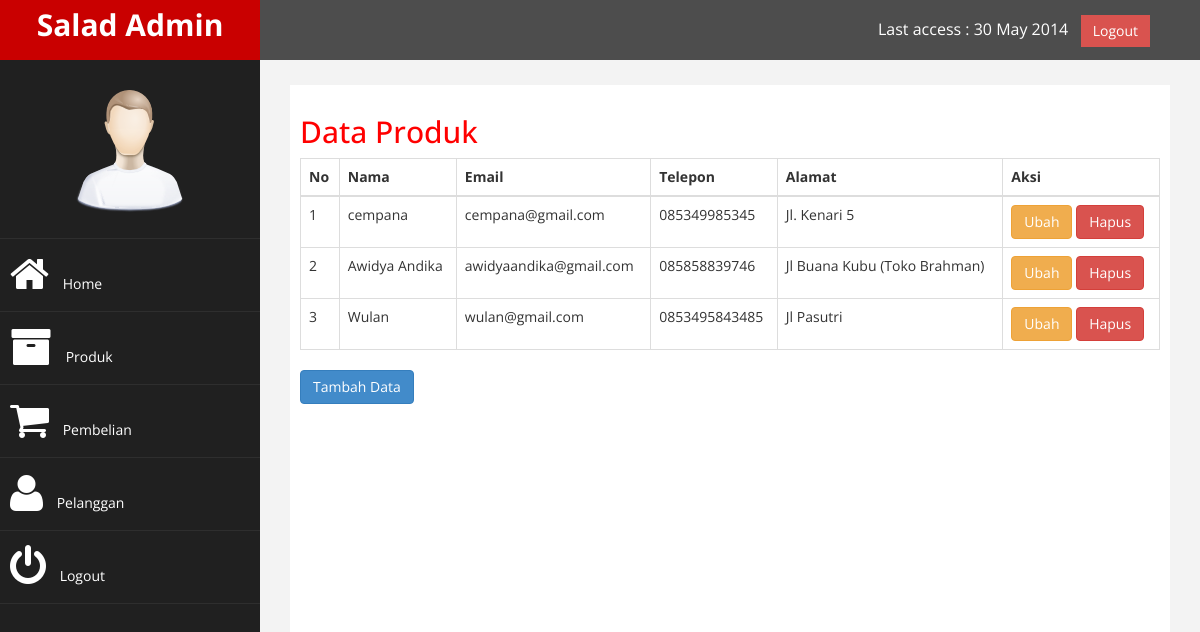
/admin/index.php?halaman=pelanggan (signed in), run on an earlier commit of the app's database.
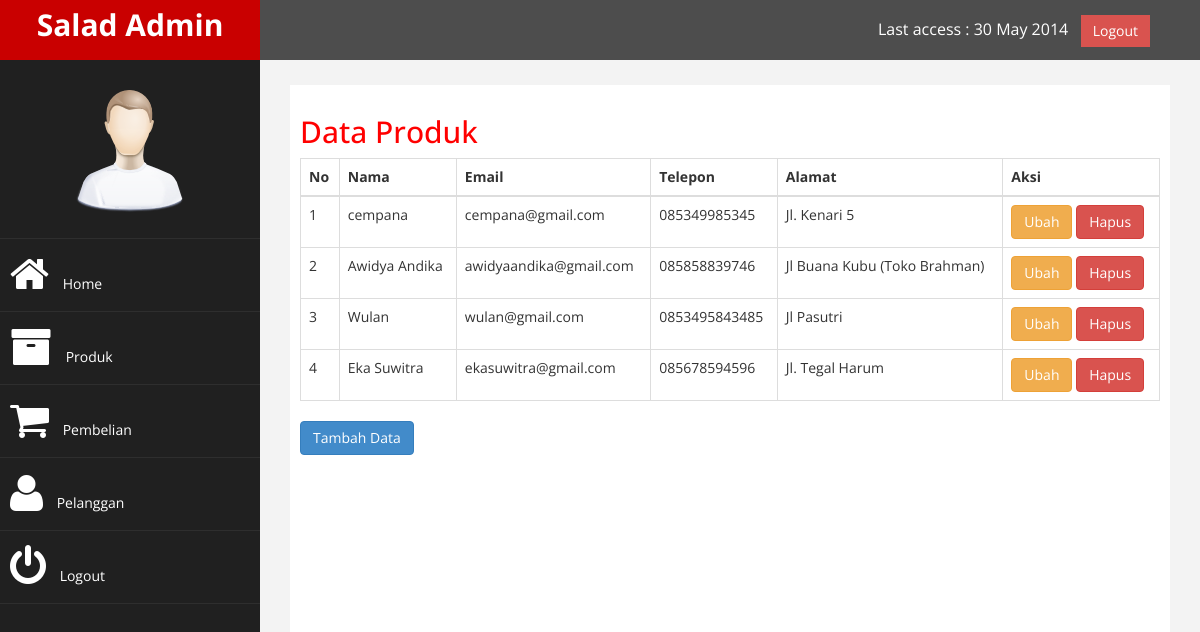
And on a later commit of the database.
### tables this page shows
CREATE TABLE `pelanggan` (
  `id_pelanggan` int(11) NOT NULL,
  `email_pelanggan` varchar(100) NOT NULL,
  `password_pelanggan` varchar(100) NOT NULL,
  `nama_pelanggan` varchar(100) NOT NULL,
  `telepon_pelanggan` varchar(25) NOT NULL,
  `alamat_pelanggan` varchar(200) NOT NULL
);

### admin/pelanggan.php (the view, shortened to what this page needs)
<!DOCTYPE html>
<html>
<head>
</head>
<body>
	<h2>Data Produk</h2>
	<table class="table table-bordered">
		<thead>
			<tr>
				<th>No</th>
				<th>Nama</th>
				<th>Email</th>
				<th>Telepon</th>
				<th>Alamat</th>
				<th>Aksi</th>
			</tr>
		</thead>
		<tbody>
			<?php
				$query = $koneksi->query("SELECT * FROM pelanggan");
				$nomor = 1;
				while ($data = $query->fetch_assoc()){
			?>
			<tr>
				<td><?php echo $nomor; ?></td>
				<td><?php echo $data['nama_pelanggan']; ?></td>
				<td><?php echo $data['email_pelanggan']; ?></td>
				<td><?php echo $data['telepon_pelanggan']; ?></td>
				<td><?php echo $data['alamat_pelanggan']; ?></td>
				<td>
					<a href="index.php?halaman=ubah-pelanggan&id=<?php echo $data['id_pelanggan']; ?>" class="btn btn-warning">Ubah</a>
					<a href="index.php?halaman=hapus-pelanggan&id=<?php echo $data['id_pelanggan']; ?>" class="btn-danger btn">Hapus</a>
				</td>
			</tr>
			<?php
				$nomor++;
				}
			?>
		</tbody>
	</table>
	<a href="index.php?halaman=tambah-pelanggan" class="btn btn-primary">Tambah Data</a>
</body>
</html>

What changed in the data, as far as the page shows it:
added pelanggan: nama_pelanggan "Eka Suwitra", email_pelanggan "ekasuwitra@gmail.com", telepon_pelanggan "085678594596", alamat_pelanggan "Jl. Tegal Harum"
